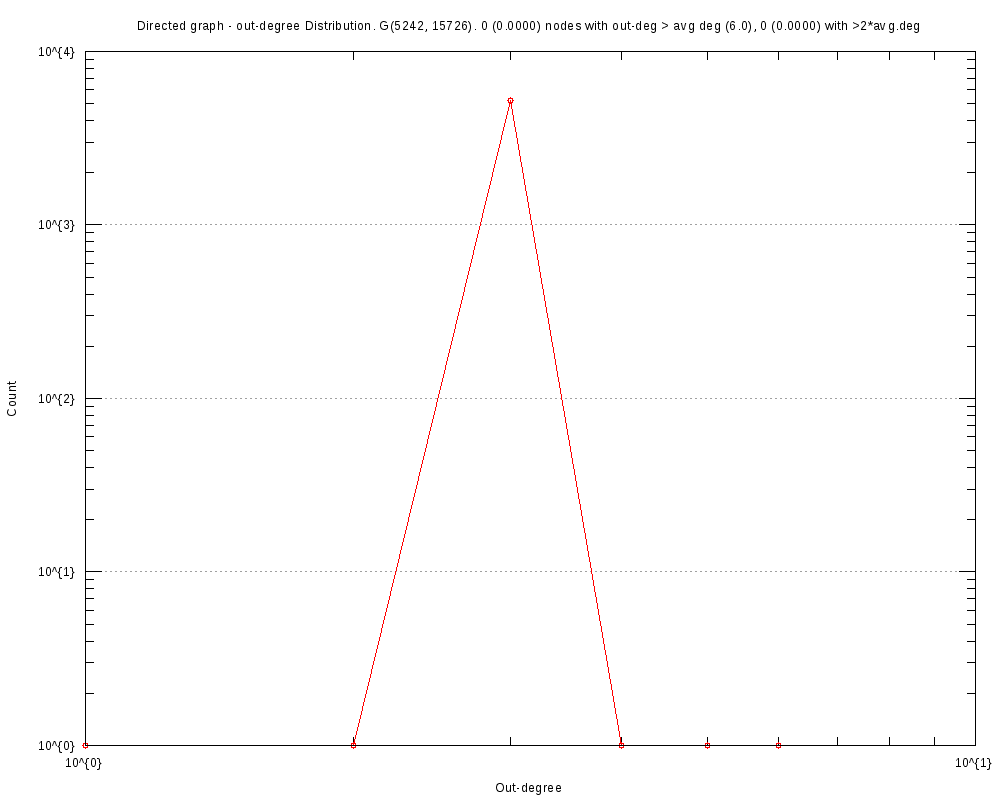

Recreate this plot in gnuplot.
#
# Directed graph - out-degree Distribution. G(5242, 15726). 0 (0.0000) nodes with out-deg > avg deg (6.0), 0 (0.0000) with >2*avg.deg (Sun Oct 29 17:10:47 2017)
#

set title "Directed graph - out-degree Distribution. G(5242, 15726). 0 (0.0000) nodes with out-deg > avg deg (6.0), 0 (0.0000) with >2*avg.deg"
set key bottom right
set logscale xy 10
set format x "10^{%L}"
set mxtics 10
set format y "10^{%L}"
set mytics 10
set grid
set xlabel "Out-degree"
set ylabel "Count"
set tics scale 2
set terminal png font arial 10 size 1000,800
set output 'outDeg.EUC.png'
plot 	"outDeg.EUC.tab" using 1:2 title "" with linespoints pt 6
